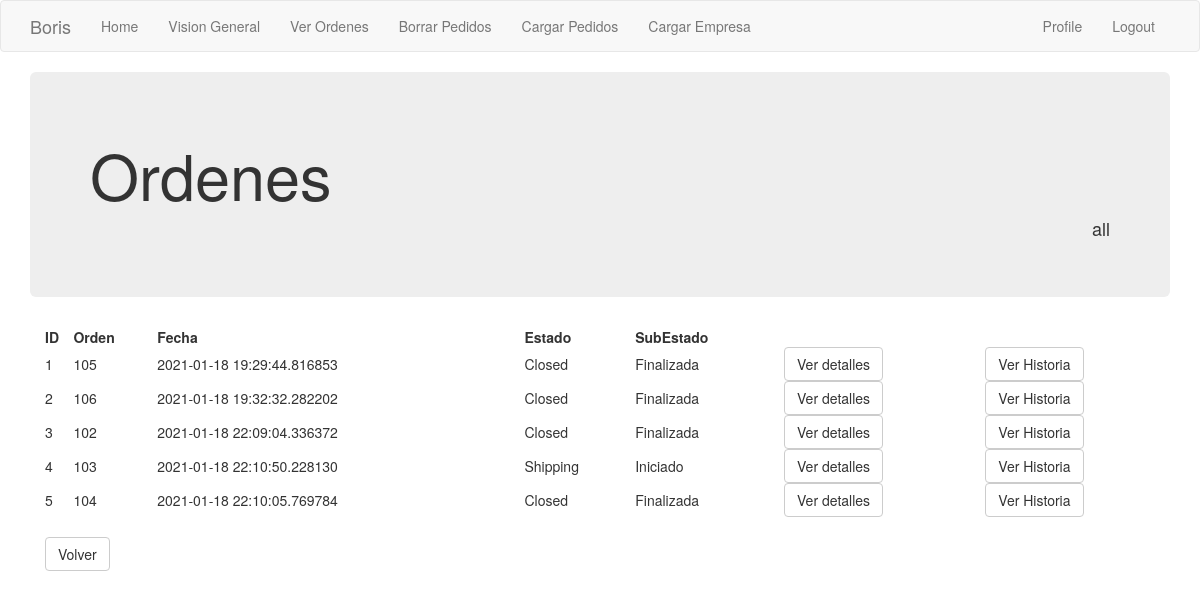
/ordenes/all (signed in), run on an earlier commit of the app's database.
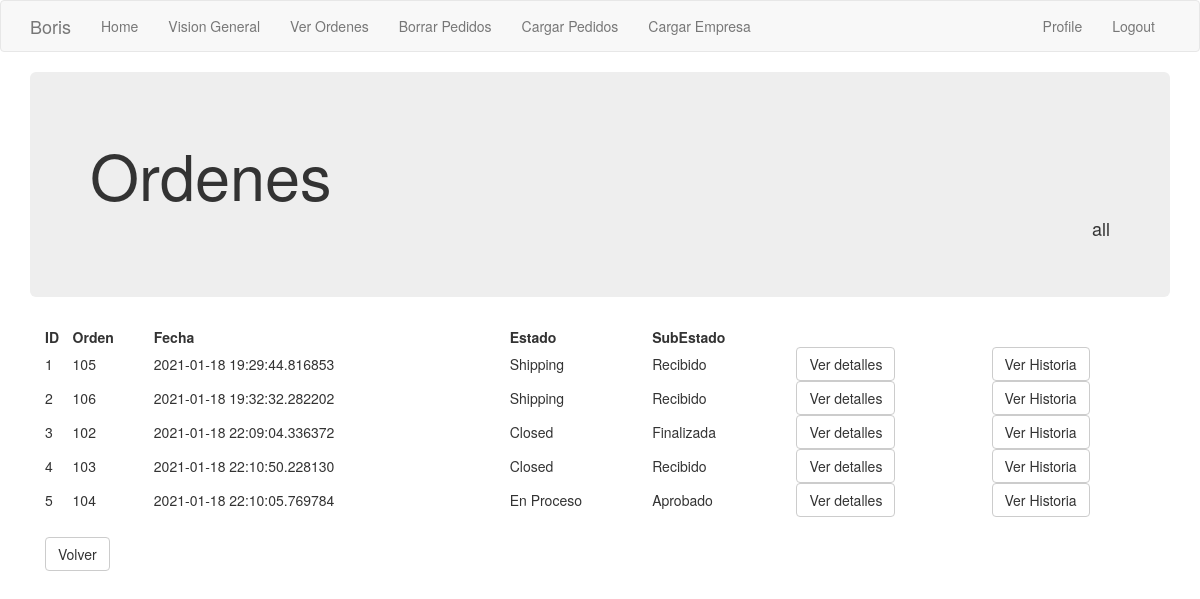
And on a later commit of the database.
### app/models.py (models this page shows, shortened)
class Order_header(db.Model):
    id = db.Column(db.Integer, primary_key=True)
    order_number = db.Column(db.Integer, index=True)
    order_id_anterior = db.Column(db.Integer)
    creation_date = db.Column(db.String(35), index=True)
    last_update_date = db.Column(db.String(35))
    payment_method = db.Column(db.String(10))
    payment_card = db.Column(db.String(10))
    courier_order_id = db.Column(db.String(64), index=True)
    status = db.Column(db.String(15))
    sub_status = db.Column(db.String(15))
    customer_address = db.Column(db.String(64))
    customer_number = db.Column(db.String(10))
    customer_floor = db.Column(db.String(10))
    customer_zipcode = db.Column(db.String(8))
    customer_locality = db.Column(db.String(64))
    customer_city = db.Column(db.String(64))
    customer_province = db.Column(db.String(64))
    customer_country = db.Column(db.String(64))
    detalle = db.relationship('Order_detail', backref='productos', lazy='dynamic')
    transaction = db.relationship('Transaction_log', backref='transaccion', lazy='dynamic')
    customer_id = db.Column(db.Integer, db.ForeignKey('customer.id'))
    store = db.Column(db.Integer, db.ForeignKey('company.store_id'))

### app/main/routes.py (the view)
@bp.route('/ordenes/<estado>', methods=['GET', 'POST'])
@login_required
def ver_ordenes(estado):
    if estado == 'all':
        ordenes =  Order_header.query.filter_by(store=current_user.store).all()
    else :
        ordenes = db.session.query(Order_header).filter((Order_header.store == current_user.store)).filter((Order_header.status == estado))
    return render_template('ordenes.html', title='Ordenes', ordenes=ordenes, estado=estado)

### app/main/routes.py (called while the page is built)
@bp.before_app_request
def before_request():
    if current_user.is_authenticated:
        current_user.last_seen = datetime.utcnow()
        db.session.commit()

### app/models.py (called while the page is built)
@login.user_loader
def load_user(id):
    return User.query.get(int(id))

### app/templates/ordenes.html
{% extends "base.html" %}
{% block app_content %}
<div class='jumbotron'>
    <h1> Ordenes</h1>
    <h4 class="text-right"> {{ estado }}</h4>
</div>
    <div class='container'>
        <table style="width:100%">
            <tr>
                <th>ID</th>
                <th>Orden</th>
                <th>Fecha</th>
                <th>Estado</th>
                <th>SubEstado</th>
                <th></th>
            </tr>
            {% for i in ordenes %}
            <tr>
                <td>{{i['id']}}</td>
                <td>{{i['order_number']}}</td>
                <td>{{i['creation_date']}}</td>
                <td>{{i['status']}}</td>
                <td>{{i['sub_status']}}</td>
                <td><a href="{{ url_for('main.orden', orden_id = i['id']) }}">
                    <button class="btn btn-default"> Ver detalles </button></td>
                <td><a href="{{ url_for('main.historia_orden', orden_id = i['id']) }}">
                    <button class="btn btn-default"> Ver Historia </button></td>
            </tr>
            {% endfor %}
        </table>
        <br>
        <td><a href="{{ url_for('main.vision_general') }}">
            <button class="btn btn-default"> Volver </button></a>
        </td>
    </div>
{% endblock %}

### app/templates/base.html (shortened to what this page needs)
{% extends 'bootstrap/base.html' %}
{% block navbar %}
    <nav class="navbar navbar-default">
        <div class="container">
            <div class="navbar-header">
                <a class="navbar-brand" href="{{ url_for('main.index') }}">Boris</a>
            </div>
            <div class="collapse navbar-collapse" id="bs-example-navbar-collapse-1">
                <ul class="nav navbar-nav">
                    <li><a href="{{ url_for('main.index') }}"> Home </a></li>
                    <li><a href="{{ url_for('main.vision_general') }}"> Vision General </a></li>
                    <li><a href="{{ url_for('main.ver_ordenes', estado='all') }}"> Ver Ordenes </a></li>
                    <li><a href="{{ url_for('main.borrar_pedidos') }}"> Borrar Pedidos</a></li>
                    <li><a href="{{ url_for('main.upload_pedidos') }}"> Cargar Pedidos</a></li>
                    <li><a href="{{ url_for('main.cargar_empresa') }}"> Cargar Empresa</a></li>
                </ul>
                <ul class="nav navbar-nav navbar-right">
                    {% if current_user.is_anonymous %}
                    <li><a href="{{ url_for('auth.login') }}"> Login </a></li>
                    <li> <a href="{{ url_for('auth.alta_usuario') }}"> Alta de Usuarios </a></li>
                    {% else %}
                    <li><a href="{{ url_for('main.user', username=current_user.username) }}"> Profile </a></li>
                    <li><a href="{{ url_for('auth.logout') }}">{{ 'Logout' }}</a></li>
                    {% endif %}
                </ul>
            </div>
        </div>
    </nav>
{% endblock %}
{% block content %}
    <div class="container">
        {% block app_content %}{% endblock %}
    </div>
{% endblock %}

What changed in the data, as far as the page shows it:
changed Order_header id 1: status "Closed" → "Shipping"; sub_status "Finalizada" → "Recibido"
changed Order_header id 2: status "Closed" → "Shipping"; sub_status "Finalizada" → "Recibido"
changed Order_header id 4: status "Shipping" → "Closed"; sub_status "Iniciado" → "Recibido"
changed Order_header id 5: status "Closed" → "En Proceso"; sub_status "Finalizada" → "Aprobado"
